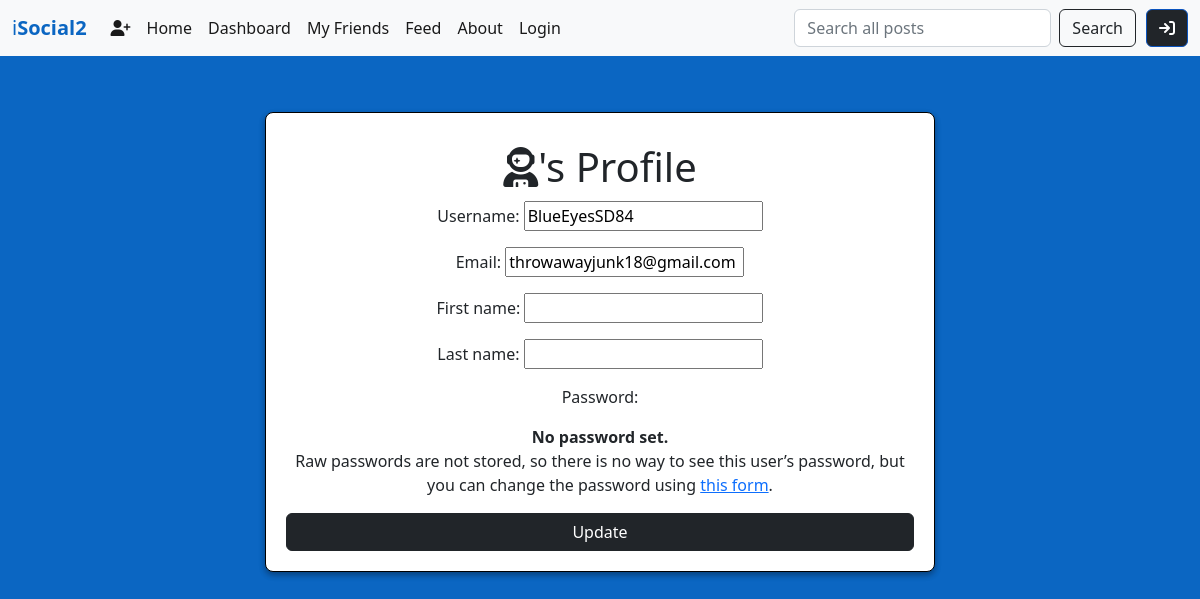
Page /accounts/user/3/profile/ on the earlier database version.
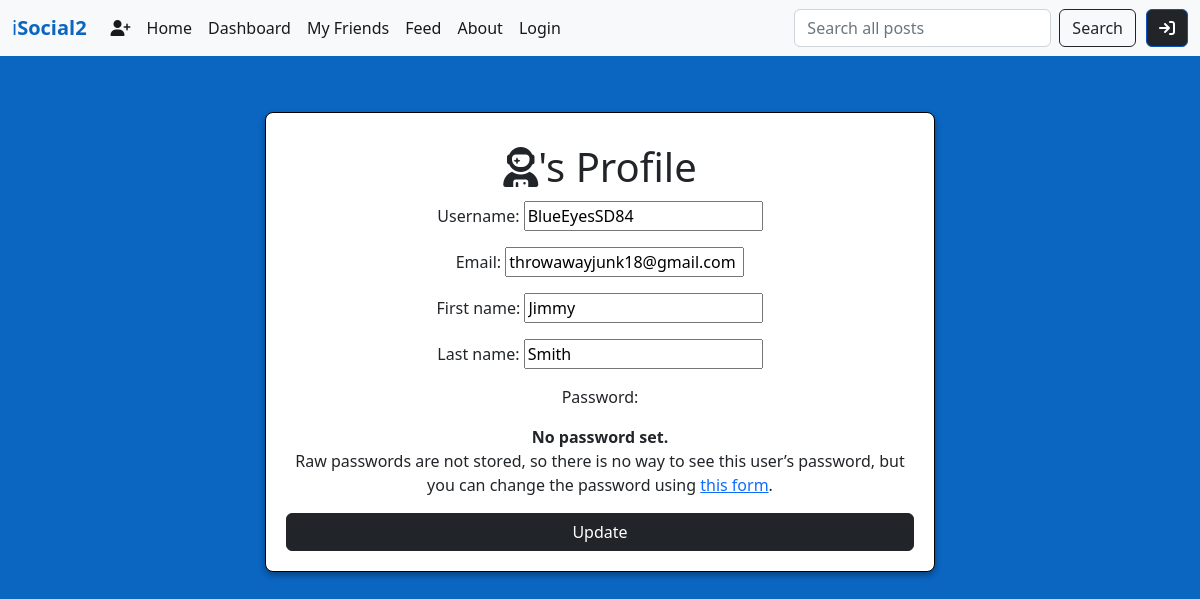
Same page on the later database version.
### accounts/models.py (models this page shows)
class CustomUser(AbstractUser):
    email = models.EmailField(blank=True, default='', unique=True)
    first_name = models.CharField(max_length=255, blank=True, default='')
    last_name = models.CharField(max_length=255, blank=True, default='')
    username = models.CharField(max_length=255, blank=True, default='', unique=True)

### accounts/views.py (the view, shortened to what this page needs)
# urls.py: path('user/<int:pk>/profile/', UserProfileUpdateView.as_view(), name='user_profile'),
class UserProfileUpdateView(UpdateView):
    template_name = "posts/user_profile.html"
    success_url = reverse_lazy('post_list')
    model = CustomUser
    def get_initial(self):
        initial = super(UserProfileUpdateView, self).get_initial()
        try:
            current_group = self.object.groups.get()
        except:
            pass
        else:
            initial['group'] = current_group.pk
        return initial
    def get_form_class(self):
        return CustomUserChangeForm

### accounts/forms.py
class CustomUserChangeForm(UserChangeForm):
    class Meta(UserChangeForm):
        model = CustomUser
        fields = ('username', 'email', 'first_name', 'last_name')

### templates/posts/user_profile.html (shortened to what this page needs)
{% extends 'base.html' %}
{% block content %}
    <div id="update-container">
        <h1><i class="fa-solid fa-user-astronaut"></i>{{user.username}}'s Profile</h1>
        <form method="POST">
            {{ form.as_p }}
            <input type="submit" value="Update" class="btn btn-dark btn-md" id="update-post-btn">
        </form>
    </div>
{% endblock content %}

Differences in the rows shown:
changed CustomUser "BlueEyesSD84": first_name (not shown) → "Jimmy"; last_name (not shown) → "Smith"
